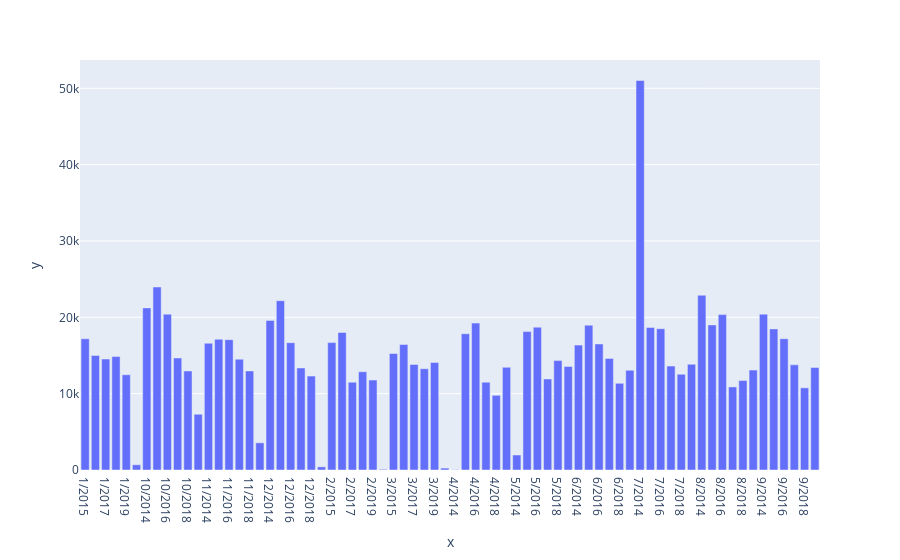

Notebook cell for this chart:
### Code cell
exp.bar(x=df_month_year.index, y=df_month_year.values)
